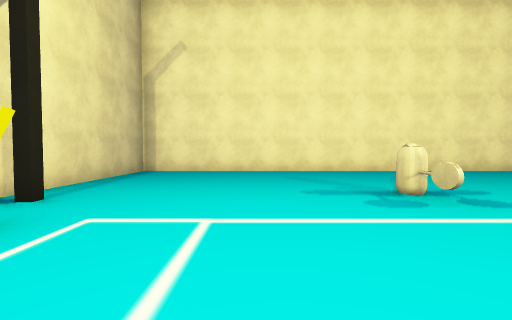
view 1 (above)

17 first-person views from a walk through a 3-D level made in the Unity game engine. The camera is 1.4 m above the floor, tilts 2° down and sees 85° across. The floor is counted in squares, 2.25 m on a side. Each view is taken from the middle of a square. On the plan, view 1 faces up. The plan holds only what a view shows up to about 9 squares ahead; the rest is blank. The player is left out. Some surface patterns are stand-ins.

view 2
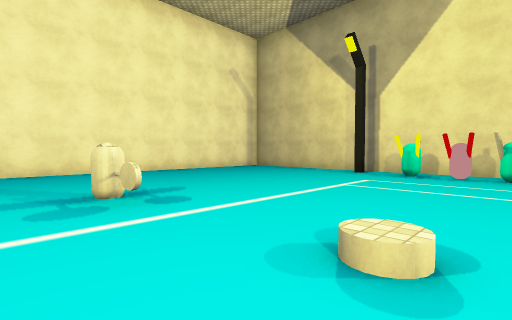

view 3
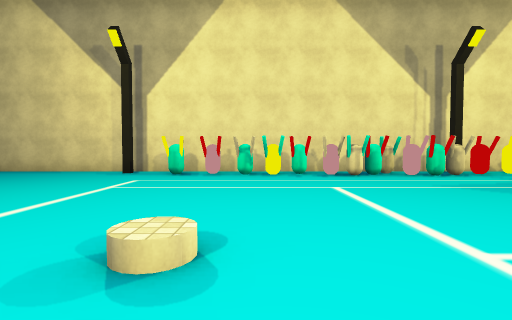

view 4
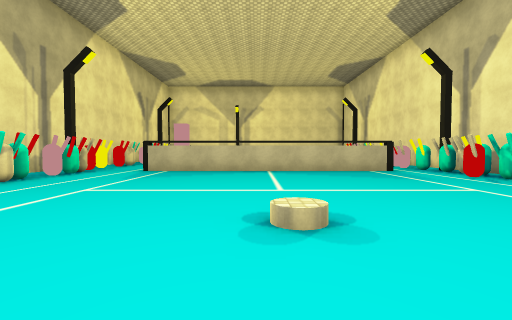

view 5
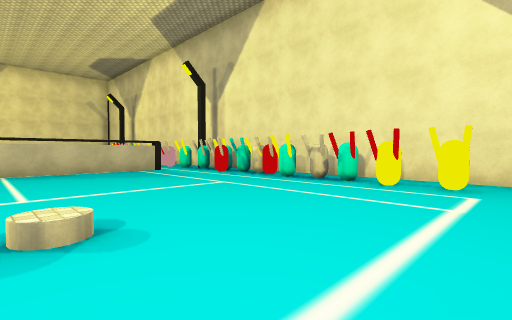

view 6
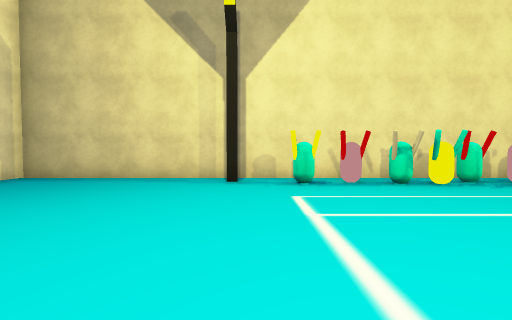

view 7
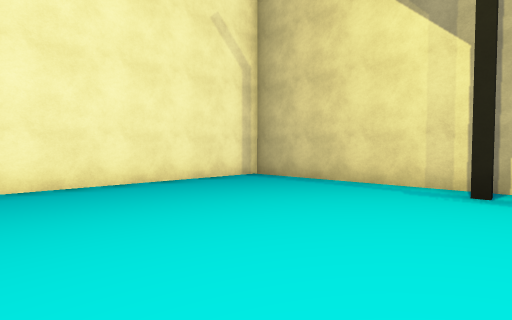

view 8
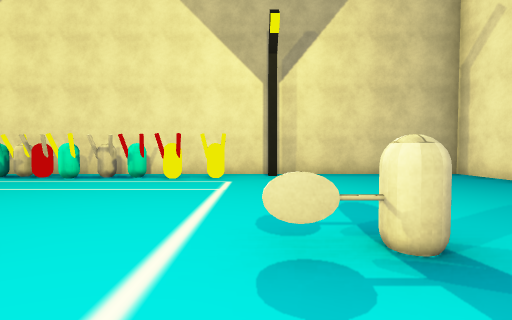

view 9
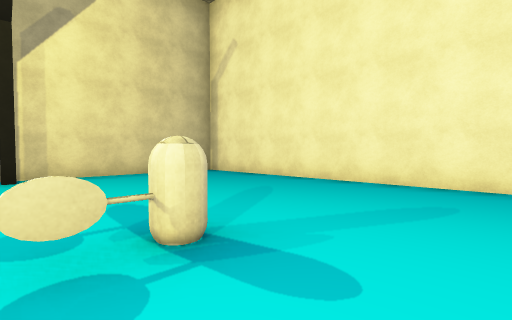

view 10
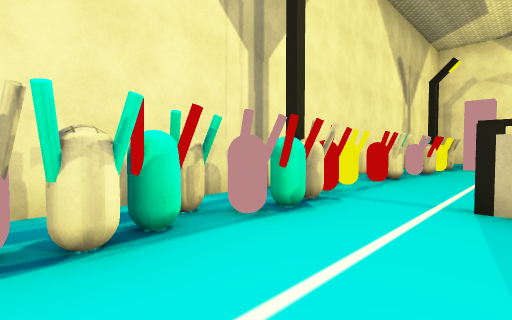

view 11
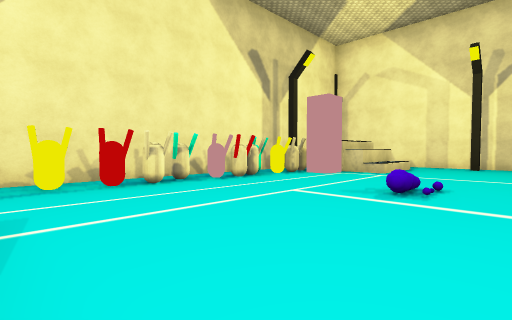

view 12
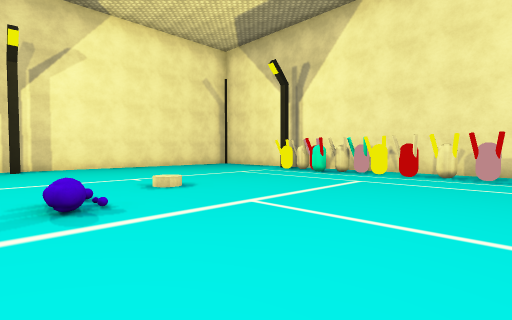

view 13
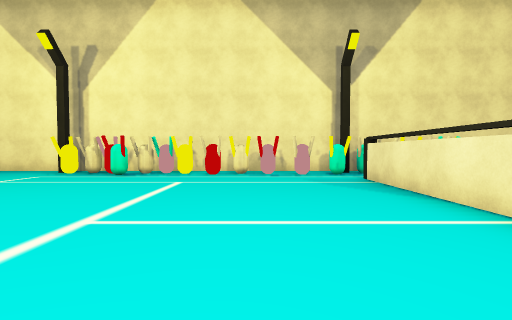

view 14
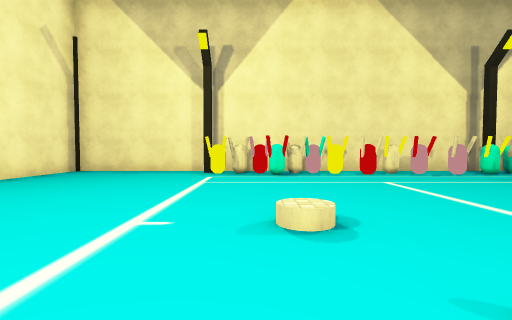

view 15
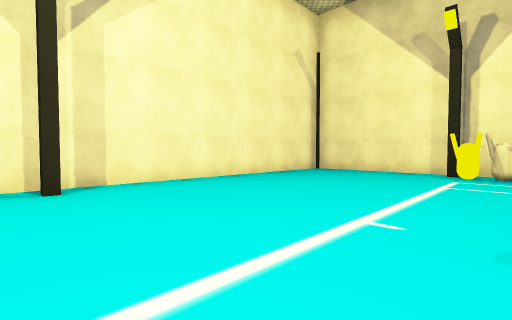

view 16
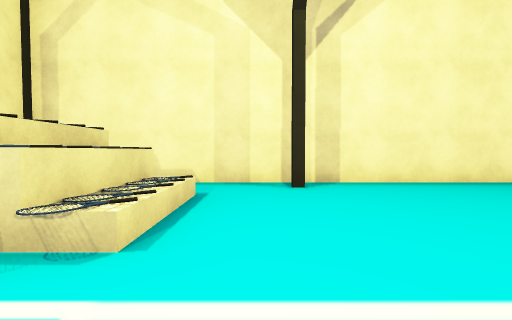

view 17
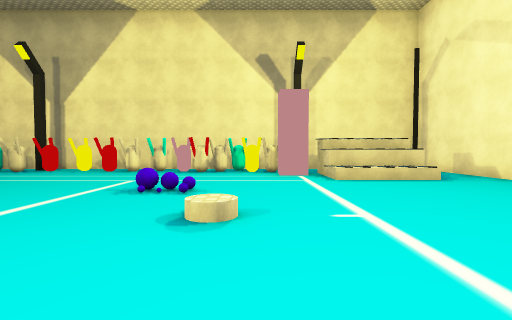

### Floor plan
Points are (right, up) in squares from view 1. A wall is a line through its corners. A room is listed if a view was taken in it or the views show most of it. See-through windows are left out.
Room 1 (views 1, 2, 3, 4, 5, 6, 7, 8, 9, 10)
walls: (-1.2, -5.4) (6.5, -5.4); (9.3, -6.4) (9.3, 8.3) (-3.3, 8.3) (-3.3, -5.4)
ways out: opening at (-2, -5) to room 2; opening at (8, -5.7) to room 2
objects: other object (-3, -4); other object (-3, -2); other object (-2, -5); other object (-2, -3); other object (-2, -2); other object (-2, -1); other object (-2, 0); other object (-2, 1); other object (-2, 2); other object (2, 3); other object (8, -5); other object (8, -4); other object (8, -3); other object (8, -2); other object (8, -1); other object (8, 0); other object (8, 1); other object (8, 2)
Room 2 (views 11, 12, 13, 14, 15, 16, 17)
walls: (6.9, -13.4) (6.9, -12.6) (7.5, -12.6); (6.4, -15.5) (6.4, -14.4); (7, -15.5) (7, -14.4); (9.3, -11.4) (9.3, -6.4); (2.5, -5.6) (-1.2, -5.6); (-3.3, -5.4) (-3.3, -17.4) (9, -17.4)
ways out: opening at (-2, -5) to room 1; opening at (8, -5.7) to room 1
objects: other object (-3, -12); other object (-3, -10); other object (-2, -13); other object (-2, -11); other object (-2, -10); other object (-2, -9); other object (-2, -8); other object (-2, -7); other object (-2, -6); ball (4, -11); ball (4, -10); other object (6, -16); other object (6, -15); other object (6, -14); other object (7, -16); other object (8, -13); other object (8, -12); other object (8, -11); other object (8, -10); other object (8, -9); other object (8, -8); other object (8, -7); other object (8, -6)

Positions as (right, up) in squares from view 1, and headings:
1: (0, 0), facing up
2: (1, 0), facing up-right
3: (1, 0), facing right
4: (3, 3), facing down
5: (3, 3), facing down-left
6: (3, 3), facing right
7: (4, 3), facing up-right
8: (4, 3), facing left
9: (4, 3), facing up-left
10: (6, -2), facing down-right
11: (3, -6), facing down-right
12: (5, -7), facing down-left
13: (5, -8), facing left
14: (5, -12), facing left
15: (5, -12), facing down-left
16: (5, -12), facing down
17: (0, -12), facing right
